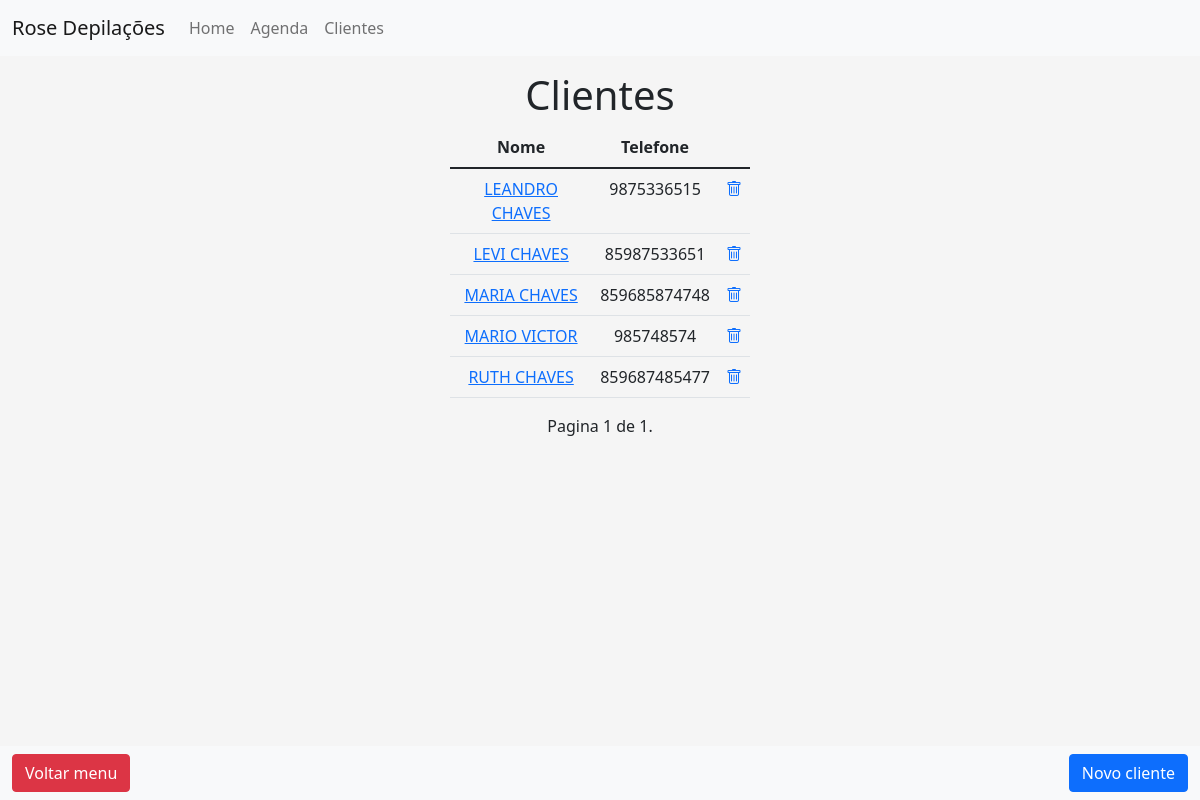
The page /clientes/list/ on the database as committed earlier.
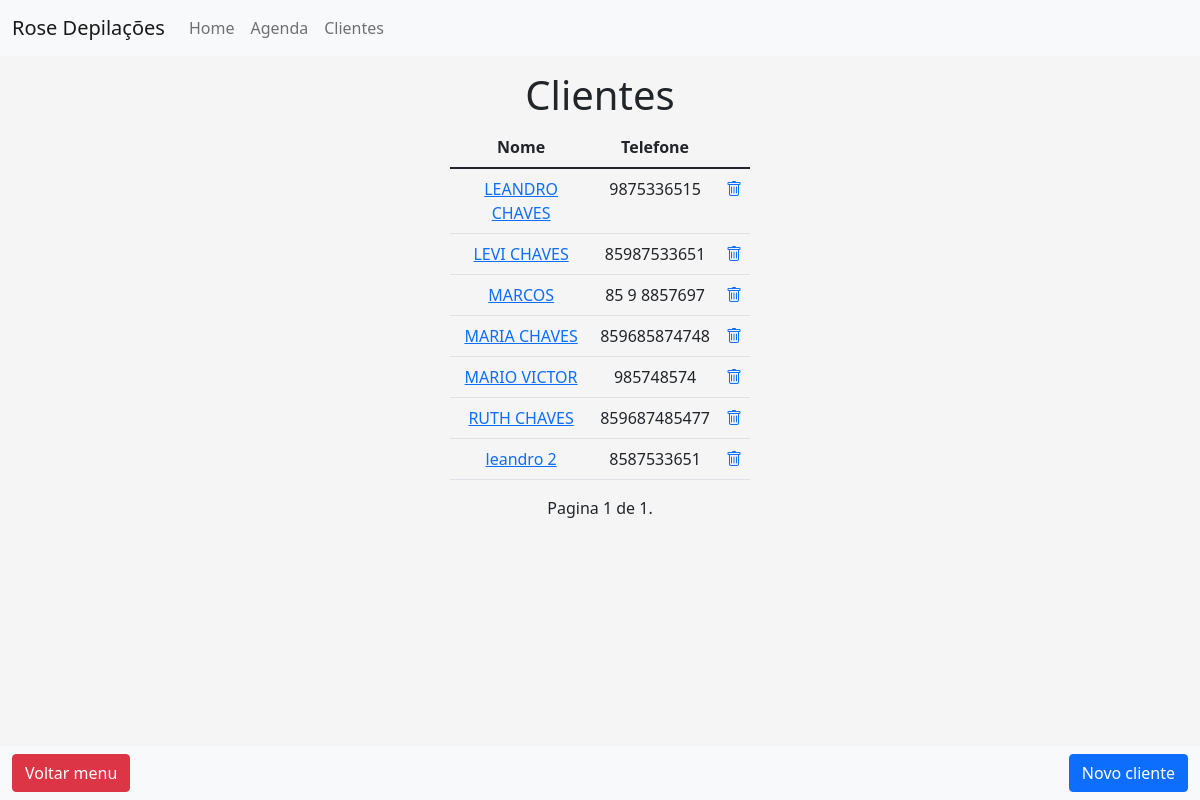
The same page on the database as committed later.
### clientes/models.py (models this page shows, shortened)
class Cliente(models.Model):
    nome = models.CharField(verbose_name='Nome completo', max_length=50)
    data_nascimento = models.DateField(verbose_name='Data de nascimento',
        blank=True, null=True)
    endereco = models.CharField(verbose_name='Endereço', max_length=100,
        blank=True, null=True)
    telefone = models.CharField(verbose_name='Telefone', max_length=12,
        blank=True, null=True)

### clientes/views.py (the view)
# urls.py: path('list/', ListCliente.as_view(), name='list-cliente'),
class ListCliente(ListView):
    model = Cliente
    def get(self, request, *args, **kwargs):
        super().get(request, *args, **kwargs)
        clientes_list = Cliente.objects.all().order_by('nome')
        paginator = Paginator(clientes_list, 7)
        page = request.GET.get('page')
        clientes = paginator.get_page(page)
        return render(request, 'clientes/cliente_list.html',
            {'clientes': clientes})

### clientes/templates/clientes/cliente_list.html (shortened to what this page needs)
{% extends 'base.html' %}
{% block content %}
    <h1>Clientes</h1>
    <table class="table">
        <thead>
            <th>Nome</th>
            <th>Telefone</th>
        </thead>
        <tbody>
        {% for cliente in clientes %}
        <tr>
            <td><a href="{% url 'update-cliente' cliente.id %}">{{cliente.nome}}</a></td>
            <td>{{cliente.telefone}}</td>
            <td style="text-align: center;">
                <a href="{% url 'delete-cliente' cliente.id %}"><i class="bi bi-trash"></i></a>
            </td>
        </tr>
        {% endfor %}
        </tbody>
    </table>
    <nav class="navbar fixed-bottom navbar-light bg-light">
        <div class="container-fluid">
            <a href="{% url 'home' %}" class="btn btn-danger">Voltar menu</a>
            <a href="{% url 'create-cliente' %}" class="btn btn-primary">Novo cliente</a>
        </div>
    </nav>
    {% if clientes.number %}
    <div class="pagination">
        <span class="step-links" style="margin-left: auto; margin-right: auto;">
            <span class="current">
                Pagina {{ clientes.number }} de {{ clientes.paginator.num_pages }}.
            </span>
        </span>
    </div>
    {% endif %}
{% endblock content %}

### templates/base.html (shortened to what this page needs)
<!DOCTYPE html>
<html lang="pt-Br">
<head>
    <link href="https://cdn.jsdelivr.net/npm/bootstrap@5.1.3/dist/css/bootstrap.min.css" rel="stylesheet">
    <link rel="stylesheet" href="https://cdn.jsdelivr.net/npm/bootstrap-icons@1.6.1/font/bootstrap-icons.css">
</head>
<body class="text-center">
    <nav class="navbar navbar-expand-lg navbar-light bg-light">
        <div class="container-fluid">
            <a class="navbar-brand" href="#">Rose Depilações</a>
            <div class="navbar-collapse collapse" id="navbarCollapse">
              <ul class="navbar-nav me-auto mb-2 mb-md-0">
                <li class="nav-item">
                  <a class="nav-link" href="{% url 'home' %}">Home</a>
                </li>
                <li class="nav-item">
                  <a class="nav-link" href="{% url 'list-agenda' %}">Agenda</a>
                </li>
                <li class="nav-item">
                    <a class="nav-link" href="{% url 'list-cliente' %}">Clientes</a>
                </li>
              </ul>
            </div>
          </div>
    </nav>
    <main class="form">
        {% block content %}
        {% endblock content %}
    </main>
</body>
</html>

### templates/base.html (style rules this page uses)
html, body { height: 100%; }
body { background-color: #f5f5f5; }
.form { width: 100%; max-width: 330px; padding: 15px; margin: auto; }

Rows that differ between the two databases and show on the page:
added Cliente: nome "MARCOS", telefone "85 9 8857697"
added Cliente: nome "leandro 2", telefone "8587533651"
